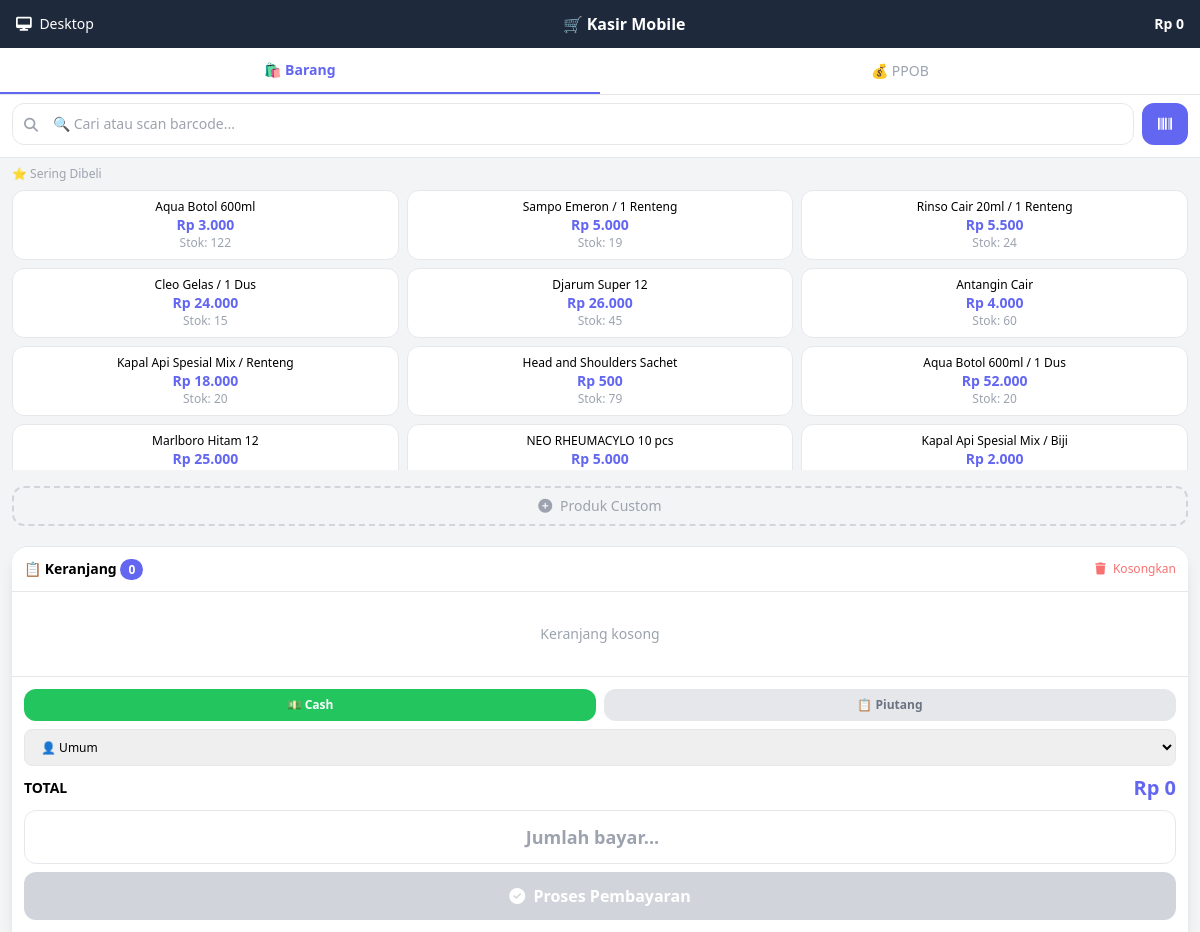
Screenshot of /index.php?page=kasir-mobile (signed in) with the database file from the repository.
### tables this page shows
CREATE TABLE `produk` (
  `id` int(11) NOT NULL AUTO_INCREMENT,
  `kode` varchar(50) NOT NULL,
  `nama` varchar(100) NOT NULL,
  `gambar` varchar(255) DEFAULT NULL,
  `satuan_dasar` varchar(20) NOT NULL DEFAULT 'pcs',
  `harga_beli` decimal(10,2) NOT NULL DEFAULT 0.00,
  `harga_jual` decimal(10,2) NOT NULL DEFAULT 0.00,
  `stok_dasar` int(11) NOT NULL DEFAULT 0,
  `created_at` timestamp NOT NULL DEFAULT current_timestamp(),
  `updated_at` timestamp NOT NULL DEFAULT current_timestamp() ON UPDATE current_timestamp(),
  PRIMARY KEY (`id`),
  UNIQUE KEY `kode` (`kode`)
);

### functions/helper.php (called while the page is built, shortened)
<?php
function rupiah($angka) {
    return 'Rp ' . number_format($angka, 0, ',', '.');
}
?>

### halaman/kasir-mobile.php (the view, shortened to what this page needs)
<!DOCTYPE html>
<html lang="id">
<head>
    <script src="https://cdn.tailwindcss.com"></script>
    <link rel="stylesheet" href="https://cdnjs.cloudflare.com/ajax/libs/font-awesome/6.4.0/css/all.min.css">
</head>
<body class="bg-gray-100 min-h-screen">
<div class="bg-dark text-white px-4 py-3 sticky top-0 z-50">
    <div class="flex items-center justify-between">
        <a href="?page=kasir" class="text-white text-sm"><i class="fas fa-desktop mr-1"></i> Desktop</a>
        <h1 class="font-bold">🛒 Kasir Mobile</h1>
        <span class="text-sm font-bold" id="header-total">Rp 0</span>
    </div>
</div>
<div class="bg-white flex border-b sticky top-12 z-40">
    <button onclick="switchTab('barang')" id="tab-barang" class="tab-btn active flex-1 py-3 text-sm text-center transition">🛍️ Barang</button>
    <button onclick="switchTab('ppob')" id="tab-ppob" class="tab-btn flex-1 py-3 text-sm text-center text-gray-400 transition">💰 PPOB</button>
</div>
<div class="px-3 py-2 bg-white border-b">
    <div class="flex gap-2">
        <div class="relative flex-1">
            <i class="fas fa-search absolute left-3 top-3 text-gray-400 text-sm"></i>
            <input type="text" id="cari-produk" placeholder="🔍 Cari atau scan barcode..."
                   class="w-full pl-10 pr-4 py-2.5 border rounded-xl text-sm focus:ring-2 focus:ring-primary outline-none"
                   oninput="searchProduk(this.value)">
        </div>
        <button onclick="startScanner()" class="px-4 py-2.5 bg-primary text-white rounded-xl text-sm"><i class="fas fa-barcode"></i></button>
    </div>
</div>
<div id="content-barang" class="px-3 py-2">
    <p class="text-xs text-gray-400 font-medium mb-2">⭐ Sering Dibeli</p>
    <div class="grid grid-cols-3 gap-2 produk-grid mb-2" id="fast-moving">
        <?php
        $fast_moving = mysqli_query($conn, "
            SELECT pr.*, COALESCE(SUM(td.qty),0) as total_terjual
            FROM produk pr
            LEFT JOIN transaksi_detail td ON pr.id = td.produk_id
            LEFT JOIN transaksi t ON td.transaksi_id = t.id AND DATE(t.created_at) >= DATE_SUB(CURDATE(), INTERVAL 30 DAY)
            WHERE pr.stok_dasar != 0
            GROUP BY pr.id ORDER BY total_terjual DESC LIMIT 12
        ");
        while($fm = mysqli_fetch_assoc($fast_moving)):
        ?>
        <button onclick="addToCart(<?= $fm['id'] ?>, '<?= addslashes($fm['nama']) ?>', <?= $fm['harga_jual'] ?>, '<?= $fm['satuan_dasar'] ?>', <?= $fm['stok_dasar'] ?>, 1, 'dasar', <?= $fm['harga_beli'] ?>)"
                class="bg-white border rounded-xl p-2 text-center hover:border-primary active:bg-gray-50 transition">
            <p class="text-xs font-medium truncate"><?= $fm['nama'] ?></p>
            <p class="text-sm font-bold text-primary"><?= rupiah($fm['harga_jual']) ?></p>
            <p class="text-xs text-gray-400">Stok: <?= $fm['stok_dasar'] ?></p>
        </button>
        <?php endwhile; ?>
    </div>
    <button onclick="showCustomProduk()" class="w-full mt-2 py-2 border-2 border-dashed border-gray-300 rounded-xl text-gray-400 text-sm hover:border-primary hover:text-primary transition">
        <i class="fas fa-plus-circle mr-1"></i> Produk Custom
    </button>
</div>
<div class="bg-white border-t mx-3 mt-3 rounded-t-2xl shadow-lg">
    <div class="p-3 flex items-center justify-between border-b">
        <h3 class="font-bold text-sm">📋 Keranjang <span id="count-keranjang" class="bg-primary text-white px-2 py-0.5 rounded-full text-xs">0</span></h3>
        <button onclick="clearCart()" class="text-xs text-red-400"><i class="fas fa-trash mr-1"></i> Kosongkan</button>
    </div>
    <div class="keranjang-area px-3" id="keranjang-container">
        <div id="keranjang-kosong" class="text-center py-8 text-gray-400 text-sm">Keranjang kosong</div>
    </div>
    <div class="p-3 border-t space-y-2">
        <div class="flex gap-2">
            <button id="metode-cash-m" onclick="setMetode('cash')" class="flex-1 py-2 rounded-xl text-xs font-bold bg-green-500 text-white transition">💵 Cash</button>
            <button id="metode-piutang-m" onclick="setMetode('piutang')" class="flex-1 py-2 rounded-xl text-xs font-bold bg-gray-200 text-gray-500 transition">📋 Piutang</button>
        </div>
        <div>
            <select id="pelanggan-select" class="w-full px-3 py-2 border rounded-lg text-xs" onchange="updatePelanggan()">
                <option value="">👤 Umum</option>
            </select>
        </div>
        <div class="flex justify-between items-center">
            <span class="font-bold text-sm">TOTAL</span>
            <span class="text-xl font-bold text-primary" id="grand-total">Rp 0</span>
        </div>
        <div id="input-bayar-area-m">
            <input type="number" id="input-bayar" placeholder="Jumlah bayar..."
                   class="w-full px-4 py-3 border rounded-xl text-lg font-bold text-center focus:ring-2 focus:ring-primary outline-none"
                   onkeyup="hitungKembalian()">
        </div>
        <button id="btn-bayar" onclick="prosesPembayaran()" disabled
                class="w-full bg-green-500 text-white py-3 rounded-xl font-bold hover:bg-green-600 disabled:bg-gray-300 disabled:cursor-not-allowed transition">
            <i class="fas fa-check-circle mr-1"></i> Proses Pembayaran
        </button>
    </div>
</div>
</body>
</html>

### halaman/kasir-mobile.php (style rules this page uses)
* { -webkit-tap-highlight-color: transparent; }
.produk-grid { max-height: 35vh; overflow-y: auto; }
.keranjang-area { max-height: 35vh; overflow-y: auto; }
.tab-btn.active { border-bottom: 2px solid #6366f1; color: #6366f1; font-weight: 600; }

### rows the page displays
produk: nama "Aqua Botol 600ml", harga_jual "Rp 3.000", stok_dasar "122"
produk: nama "Sampo Emeron / 1 Renteng", harga_jual "Rp 5.000", stok_dasar "19"
produk: nama "Rinso Cair 20ml / 1 Renteng", harga_jual "Rp 5.500", stok_dasar "24"
produk: nama "Cleo Gelas / 1 Dus", harga_jual "Rp 24.000", stok_dasar "15"
produk: nama "Djarum Super 12", harga_jual "Rp 26.000", stok_dasar "45"
produk: nama "Antangin Cair", harga_jual "Rp 4.000", stok_dasar "60"
produk: nama "Kapal Api Spesial Mix / Renteng", harga_jual "Rp 18.000", stok_dasar "20"
produk: nama "Head and Shoulders Sachet", harga_jual "Rp 500", stok_dasar "79"
produk: nama "Aqua Botol 600ml / 1 Dus", harga_jual "Rp 52.000", stok_dasar "20"
produk: nama "Marlboro Hitam 12", harga_jual "Rp 25.000"
produk: nama "NEO RHEUMACYLO 10 pcs", harga_jual "Rp 5.000"
produk: nama "Kapal Api Spesial Mix / Biji", harga_jual "Rp 2.000"
